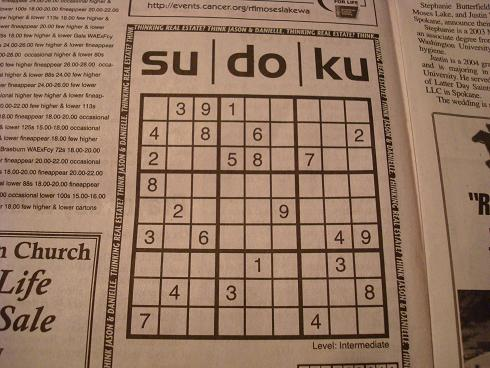
#> input picture images/sudoku-2.jpg, 490 x 368 px
$ python run.py   (older library calls are emulated)
#> lines starting #> are read from the running program, lines starting #| are printed output that depends on the picture; after the words box and inside, x2 and y2 are one past the last pixel; in counts of white or black regions, pixels touching at a corner belong together
### solver/image_processing.py
import numpy as np
import operator
import cv2

def findcontour_version(img):
    """ This function changed in later versions. This enables compatibility"""
    major = cv2.__version__.split('.')[0]
    if major == '3':
        ret, contours, hierarchy = cv2.findContours(img.copy(), cv2.RETR_EXTERNAL, cv2.CHAIN_APPROX_SIMPLE)
        return contours, hierarchy, ret
    else:
        contours, hierarchy = cv2.findContours(img.copy(), cv2.RETR_EXTERNAL, cv2.CHAIN_APPROX_SIMPLE)
        return contours, hierarchy

def split_image(img):
    """ Split the image in to 81 cells which will then be read to identify the number or if blank"""
    cells = []
    side = img.shape[:1]
    side = side[0] / 9
    for i in range(9):
        for j in range(9):
            p1 = (i * side, j * side)              # Top left corner of the individual cell
            p2 = ((i + 1) * side, (j + 1) * side)  # Bottom right corner of the individual cell
            cells.append((p1, p2))


    # Displays the grid over the image
    for rect in cells:
        img = cv2.rectangle(img, tuple(int(x) for x in rect[0]), tuple(int(x) for x in rect[1]), 255)

    return img

def contour_corners(img, original):
    """ Assigns variables to the corners of the contoured puzzle. This will later be used to warp the
    image so it can better recognize them from an angle"""
    contours, hierarchy = findcontour_version(img)

    contours = sorted(contours, key=cv2.contourArea, reverse=True)  # Sort by area, descending
    polygon = contours[0]  # Largest image
    key = operator.itemgetter(1)

    # Finds the coordinates to the four corners to the grid
    top_left, _ = min(enumerate([pt[0][0] + pt[0][1] for pt in polygon]), key=key)
    top_rght, _ = max(enumerate([pt[0][0] - pt[0][1] for pt in polygon]), key=key)
    bot_rght, _ = max(enumerate([pt[0][0] + pt[0][1] for pt in polygon]), key=key)
    bot_left, _ = min(enumerate([pt[0][0] - pt[0][1] for pt in polygon]), key=key)

    width, height = 450, 450

    # 1: the coordinates from the original image; 2: the coordinates to be placed in the new window
    corner1 = np.float32([[polygon[top_left][0]], [polygon[top_rght][0]],
                          [polygon[bot_left][0]], [polygon[bot_rght][0]]])
    corner2 = np.float32([[0,0], [width,0], [0,height], [width,height]])

    matrix = cv2.getPerspectiveTransform(corner1, corner2)
    output = cv2.warpPerspective(original, matrix, (width,height))

    for x in range(4):
        cv2.circle(img, (corner1[x][0][0], corner1[x][0][1]), 5, (0,0,255), cv2.FILLED)

    return output

def contour_image(img):
    """For some reason for version 3 they changed how contours worked (and changed it back afterwards)"""
    contours, hierarchy = findcontour_version(img)

    gray = img
    max_area = 0
    best_cnt = []
    c = 0
    for i in contours:
        area = cv2.contourArea(i)
        if area > 1000:
            if area > max_area:
                max_area = area
                best_cnt = i
                img = cv2.drawContours(img, contours, c, (0, 255, 0), 2)
        c += 1

    mask = np.zeros(gray.shape, np.uint8)
    cv2.drawContours(mask, [best_cnt], 0, 255, -1)
    cv2.drawContours(mask, [best_cnt], 0, 0, 2)

    img = np.zeros_like(gray)
    img[mask == 255] = gray[mask == 255]

    # Makes the area outside main contour red
    img = cv2.cvtColor(img, cv2.COLOR_GRAY2RGB)
    img = cv2.drawContours(img, contours, -1, (0, 0, 255), 3)

    return gray, img

def pre_process_image(img):
    """ Basic changes to the image"""
    # Gray scale:
    img = cv2.cvtColor(img, cv2.COLOR_BGR2GRAY)

    # Gaussian blur: reduces the noise that is picked up
    img = cv2.GaussianBlur(img, (5, 5), 0)

    # Adaptive threshold: Turns pixels black and white depending on the pixels around it
    # Binary threshold:   b/w pixels set to certain threshold. This isn't good for images with shadows
    img = cv2.adaptiveThreshold(img, 255, 1, 1, 11, 2)

    # Dilate:   Didn't really make a difference on the example image, but keeping here for now
    # img = cv2.dilate(img, kernel=np.array([[0, 0, 0], [0, 1, 0], [0, 0, 0]], np.uint8), iterations=1)

    return img

### run.py
from solver.image_processing import pre_process_image, contour_image, contour_corners, split_image
import cv2

PATH = './images/'

def main():
    original = cv2.imread(PATH + 'sudoku-2.jpg')                # Import the image file with the sudoku puzzle
#> original is the input picture: shape (368, 490, 3); mean B, G, R 99.6, 120.7, 150.8
    # cv2.imshow('Original', original)

    processed_image = pre_process_image(original)               # Gray-scale, Gaussian blur, Adaptive threshold
#> in pre_process_image, `img = cv2.adaptiveThreshold(img, 255, 1, 1, 11, 2)`:
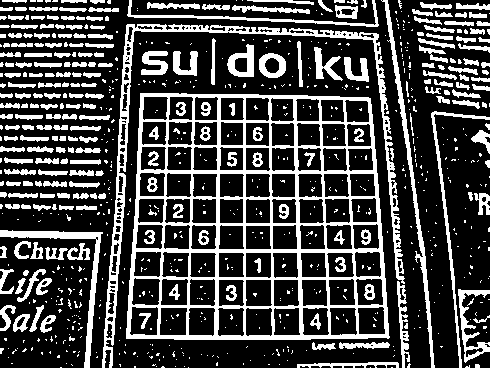
#> img: shape (368, 490); 26.9% white; 803 white regions (569 under 20 px)

    contoured_image, contoured_color = contour_image(processed_image) # Finds the outer sides of the puzzle grid
#> in findcontour_version, `contours, hierarchy = cv2.findContours(img.copy(), cv2.RETR_EXTERNAL, ..`: contours = 611 contours, 430 with area under 20; largest, box (x1, y1, x2, y2) and area: (126, 93, 390, 340) 60004, (102, 24, 405, 368) 5190, (381, 0, 435, 368) 1178, (0, 230, 103, 368) 1158, (431, 111, 490, 368) 649
#> the loop in contour_image, `for i in contours:` made 611 passes
#> (area, max_area) on passes 200, 369: (1158.5, 1158.5), (60003.5, 60003.5)
#> area on pass 21: 223
#> after the loop in contour_image, `for i in contours:`:
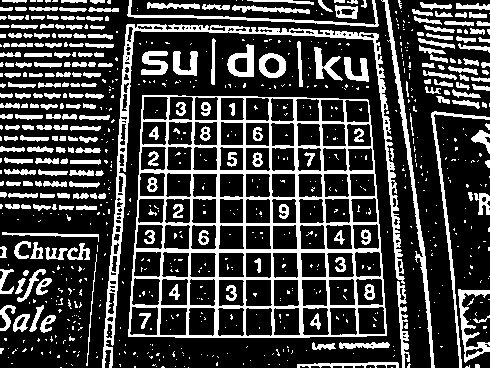
#> img: shape (368, 490); 25.2% white; 805 white regions (570 under 20 px), largest, box (x1, y1, x2, y2) and area: (128, 95, 387, 338) 13715, (102, 24, 405, 368) 4941, (381, 0, 435, 368) 1568
#> after the loop in contour_image, `for i in contours:`: best_cnt = contour of 93 points, box (x1, y1, x2, y2) (126, 93, 390, 340), area 60004; c = 611; max_area = 60003.5
#> in contour_image, `cv2.drawContours(mask, [best_cnt], 0, 255, -1)`:
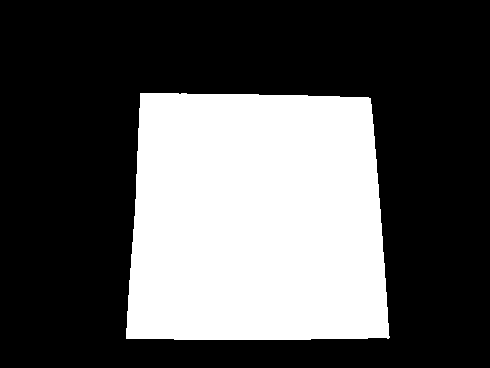
#> mask: shape (368, 490); 33.5% white; 1 white region, box (x1, y1, x2, y2) and area: (126, 93, 390, 340) 60493
#> in contour_image, `cv2.drawContours(mask, [best_cnt], 0, 0, 2)`:
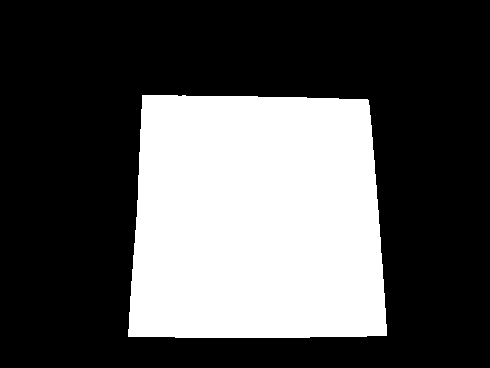
#> mask: shape (368, 490); 32.4% white; 1 white region, box (x1, y1, x2, y2) and area: (128, 95, 387, 338) 58503
#> in contour_image, `img[mask == 255] = gray[mask == 255]`: img: shape (368, 490); 9.2% white; 192 white regions (164 under 20 px), largest, box (x1, y1, x2, y2) and area: (128, 95, 387, 338) 13715, (364, 284, 375, 300) 110, (226, 285, 237, 301) 102
#> in contour_image, `img = cv2.cvtColor(img, cv2.COLOR_GRAY2RGB)`: img: shape (368, 490, 3); 9.2% white; 192 white regions (164 under 20 px)
#> in contour_image, `img = cv2.drawContours(img, contours, -1, (0, 0, 255), 3)`:
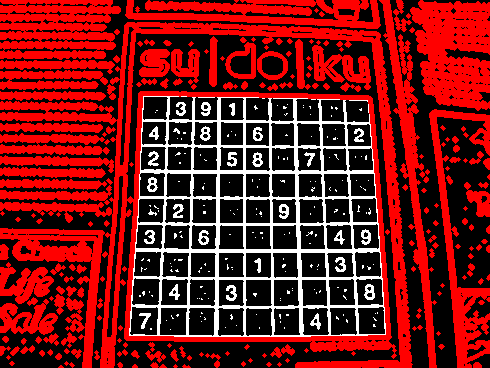
#> img: shape (368, 490, 3); mean B, G, R 22.1, 22.1, 119.9

    warped_image = contour_corners(contoured_image, original)   # Crops background & warps the image for birds-eye view
#> in findcontour_version (call 2), `contours, hierarchy = cv2.findContours(img.copy(), cv2.RETR_EXTERNAL, ..`: contours = 613 contours, 431 with area under 20; largest, box (x1, y1, x2, y2) and area: (128, 95, 387, 338) 58022, (102, 24, 405, 368) 5190, (381, 0, 435, 368) 1178, (431, 111, 490, 368) 649, (458, 289, 490, 363) 622
#> in contour_corners, `polygon = contours[0]`: polygon = contour of 87 points, box (x1, y1, x2, y2) (128, 95, 387, 338), area 58022
#> in contour_corners, `top_left, _ = min(enumerate([pt[0][0] + pt[0][1] for pt in polygon]), ..`: top_left = 0
#> in contour_corners, `top_rght, _ = max(enumerate([pt[0][0] - pt[0][1] for pt in polygon]), ..`: top_rght = 73
#> in contour_corners, `bot_rght, _ = max(enumerate([pt[0][0] + pt[0][1] for pt in polygon]), ..`: bot_rght = 36
#> in contour_corners, `bot_left, _ = min(enumerate([pt[0][0] - pt[0][1] for pt in polygon]), ..`: bot_left = 29
#> in contour_corners, `corner1 = np.float32([[polygon[top_left][0]], [polygon[top_rght][0]], ..`: corner1 = [[142, 95], [368, 100], [128, 336], [386, 335]]
#> in contour_corners, `matrix = cv2.getPerspectiveTransform(corner1, corner2)`: matrix = [[2.02, 0.117, -297.8], [-0.0491, 2.22, -203.9], [-0.000126, 0.000614, 1]]
#> in contour_corners, `output = cv2.warpPerspective(original, matrix, (width,height))`:
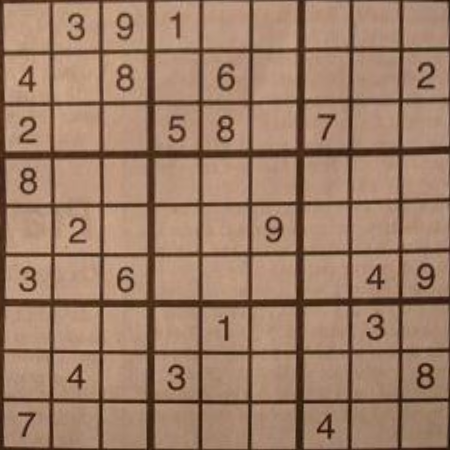
#> output: shape (450, 450, 3); mean B, G, R 103.6, 125.5, 157.7
#> after the loop in contour_corners, `for x in range(4):`: img: shape (368, 490); 25.2% white; 805 white regions (570 under 20 px), largest, box (x1, y1, x2, y2) and area: (128, 95, 387, 338) 13644, (102, 24, 405, 368) 4941, (381, 0, 435, 368) 1568

    squared_image = split_image(warped_image)                    # Splits the image in to 81 cells
#> after the loop in split_image, `for rect in cells:`:
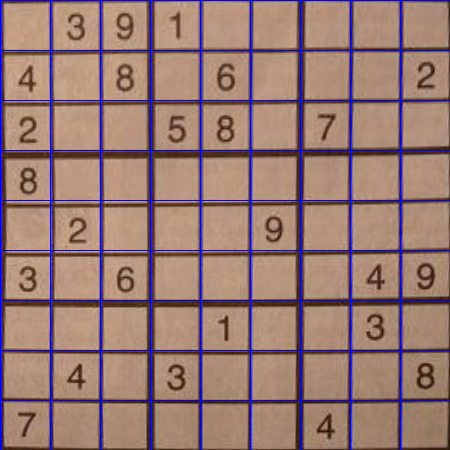
#> img: shape (450, 450, 3); mean B, G, R 112, 123, 154

    cv2.imshow('puzzle', squared_image)
    cv2.waitKey(0)

if __name__ == "__main__":
    main()

# TODO: individual cell recognition
# TODO: number recognition in each cell
# TODO: backtracking solving algorithm
# TODO: real time reader via web cam

$ run again, with images/sudoku-0.jpg copied over images/sudoku-2.jpg
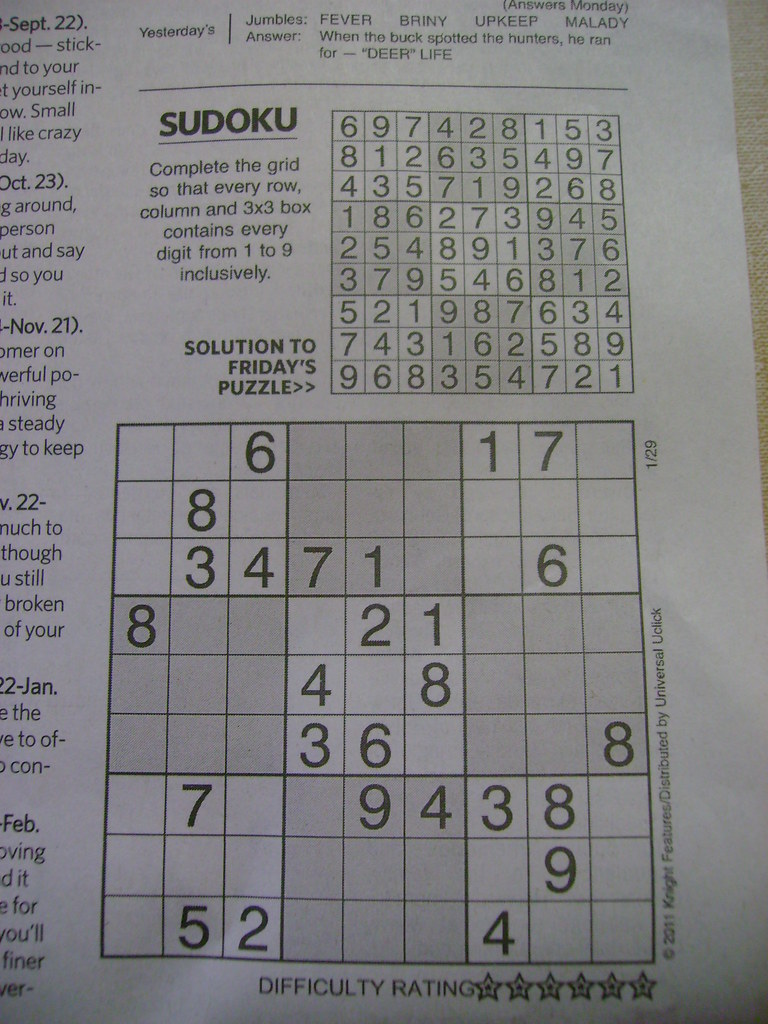
#> input picture images/sudoku-0.jpg, 768 x 1024 px
#> in main, original is the input picture: shape (1024, 768, 3); mean B, G, R 130.1, 128.9, 129.6
#> in findcontour_version, `contours, hierarchy = cv2.findContours(img.copy(), cv2.RETR_EXTERNAL, ..`: contours = 1985 contours, 1588 with area under 20; largest, box (x1, y1, x2, y2) and area: (100, 420, 656, 966) 290808, (330, 109, 635, 395) 83682, (505, 970, 657, 1002) 1599, (138, 82, 629, 92) 1014, (226, 108, 250, 133) 441
#> the loop in contour_image, `for i in contours:` made 1985 passes
#> (area, max_area) on passes 203, 709: (1599, 1599), (290807.5, 290807.5)
#> after the loop in contour_image, `for i in contours:`:
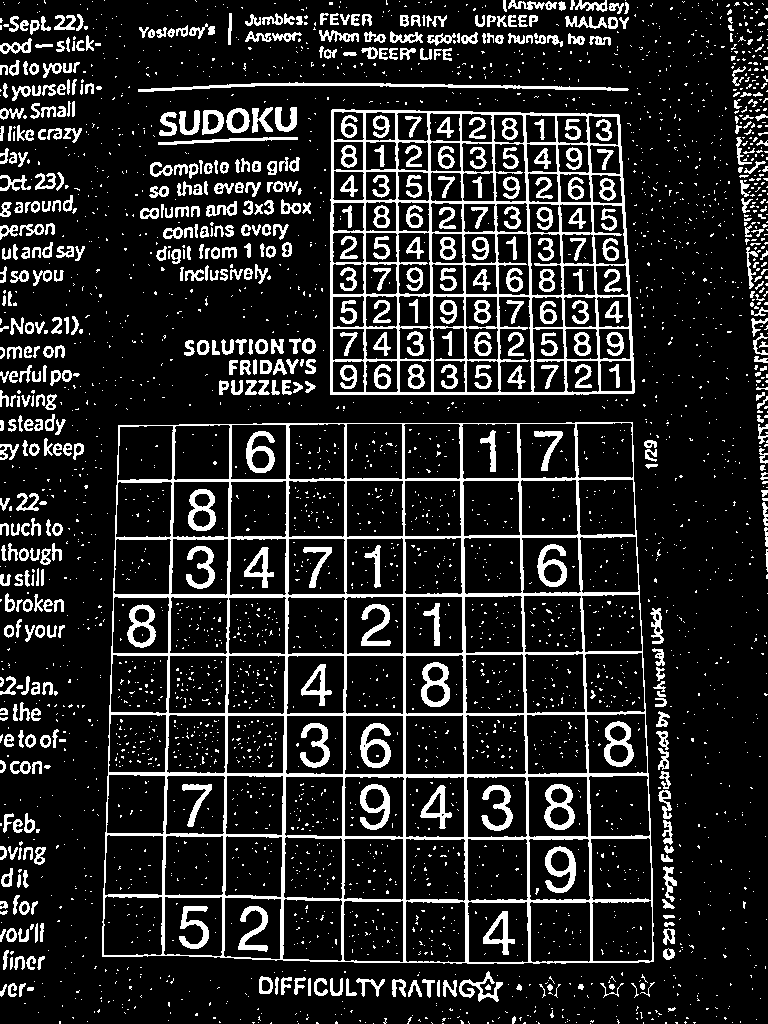
#> img: shape (1024, 768); 15.2% white; 3468 white regions (2891 under 20 px), largest, box (x1, y1, x2, y2) and area: (102, 422, 654, 964) 29729, (330, 109, 635, 395) 14863, (138, 82, 629, 92) 1506
#> after the loop in contour_image, `for i in contours:`: best_cnt = contour of 230 points, box (x1, y1, x2, y2) (100, 420, 656, 966), area 290808; c = 1985; max_area = 290807.5
#> in findcontour_version (call 2), `contours, hierarchy = cv2.findContours(img.copy(), cv2.RETR_EXTERNAL, ..`: contours = 2010 contours, 1612 with area under 20; largest, box (x1, y1, x2, y2) and area: (102, 422, 654, 964) 286408, (330, 109, 635, 395) 83682, (138, 82, 629, 92) 1014, (226, 108, 250, 133) 441, (202, 110, 224, 135) 416
#> polygon = contour of 176 points, box (x1, y1, x2, y2) (102, 422, 654, 964), area 286408
#> top_left = 10
#> top_rght = 171
#> bot_rght = 120
#> bot_left = 51
#> corner1 = [[118, 425], [632, 422], [102, 956], [653, 961]]
#> matrix = [[0.946, 0.0285, -123.7], [0.00564, 0.967, -411.6], [3.07e-05, 0.000144, 1]]
#> after the loop in split_image, `for rect in cells:`:
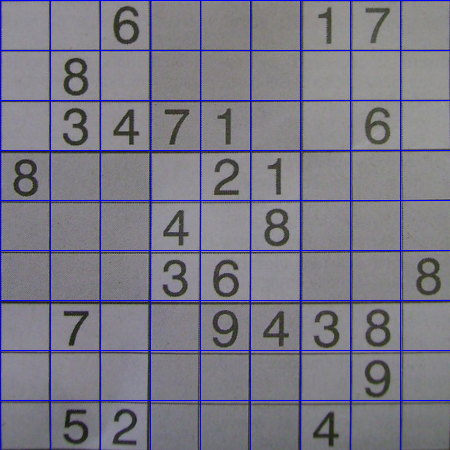
#> img: shape (450, 450, 3); mean B, G, R 133.2, 120.5, 122.1

$ run again, with images/sudoku-1.jpg copied over images/sudoku-2.jpg
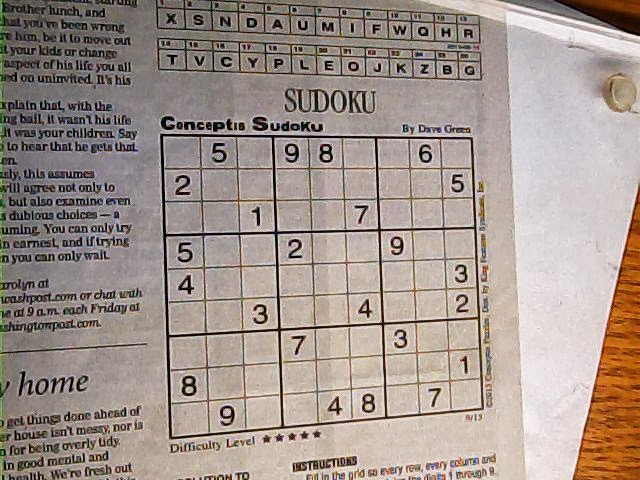
#> input picture images/sudoku-1.jpg, 640 x 480 px
#> in main, original is the input picture: shape (480, 640, 3); mean B, G, R 141.4, 148.9, 162.2
#> in findcontour_version, `contours, hierarchy = cv2.findContours(img.copy(), cv2.RETR_EXTERNAL, ..`: contours = 2057 contours, 1760 with area under 20; largest, box (x1, y1, x2, y2) and area: (160, 133, 484, 440) 90610, (155, 0, 526, 480) 10506, (156, 37, 484, 81) 9832, (573, 179, 640, 480) 1806, (498, 0, 640, 36) 784
#> the loop in contour_image, `for i in contours:` made 2057 passes
#> (area, max_area) on passes 1223, 1401: (1806, 1806), (90610, 90610)
#> after the loop in contour_image, `for i in contours:`:
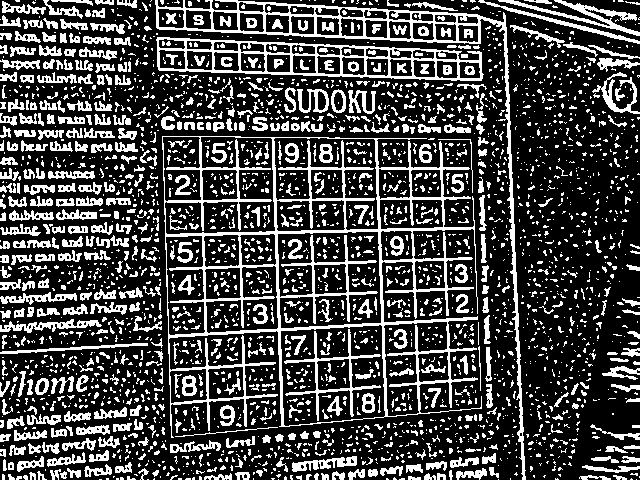
#> img: shape (480, 640); 27.1% white; 3024 white regions (2383 under 20 px), largest, box (x1, y1, x2, y2) and area: (162, 136, 482, 438) 12615, (155, 0, 526, 480) 5182, (156, 37, 484, 81) 3456
#> after the loop in contour_image, `for i in contours:`: best_cnt = contour of 134 points, box (x1, y1, x2, y2) (160, 133, 484, 440), area 90610; c = 2057; max_area = 90610
#> in findcontour_version (call 2), `contours, hierarchy = cv2.findContours(img.copy(), cv2.RETR_EXTERNAL, ..`: contours = 2307 contours, 1995 with area under 20; largest, box (x1, y1, x2, y2) and area: (162, 136, 482, 438) 66554, (155, 0, 526, 480) 10506, (156, 37, 484, 81) 9832, (498, 0, 640, 36) 784, (0, 319, 102, 333) 464
#> polygon = contour of 549 points, box (x1, y1, x2, y2) (162, 136, 482, 438), area 66554
#> top_left = 0
#> top_rght = 489
#> bot_rght = 211
#> bot_left = 23
#> corner1 = [[162, 136], [469, 168], [171, 437], [481, 408]]
#> matrix = [[1.07, -0.032, -169.3], [-0.145, 1.4, -166.2], [-0.000606, 7.82e-05, 1]]
#> after the loop in split_image, `for rect in cells:`:
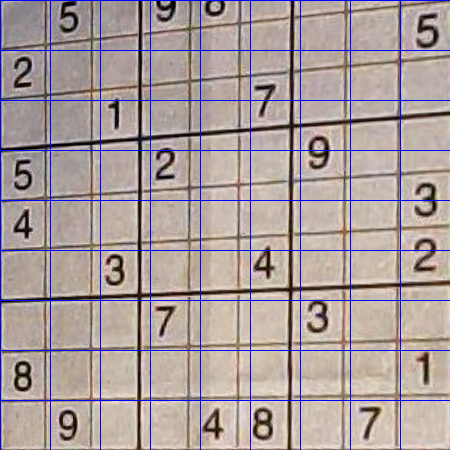
#> img: shape (450, 450, 3); mean B, G, R 158, 157, 170.7
